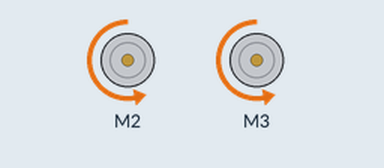
Recording of a sketch running on a simulated Arduino Uno, built with avr-gcc and run on an emulated ATmega328P. Shown: 2 × DC motor (green arrow = forward, orange = backward, longer = faster). What the sketch prints to the serial monitor is not drawn.

Above: at 2.5 s.
At 5.5 s:
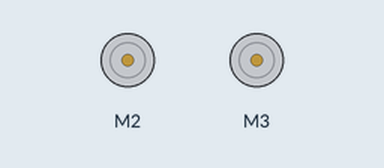
At 8.5 s:
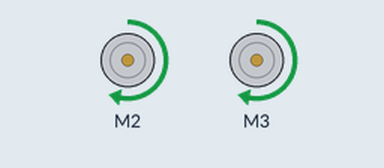
At 14.5 s:
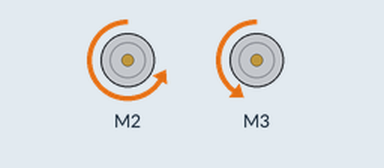
Timing chart, 0 to 23.4 s (numbered marks = the images above):
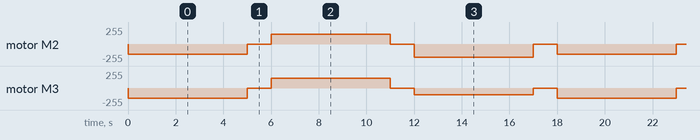

Measured:
- by itself, motor M2: repeats every 18.0 s: stopped 1.0 s, forward 150/255 5.0 s, stopped 1.0 s, backward 200/255 5.0 s, stopped 1.0 s, backward 150/255 5.0 s
- by itself, motor M3: repeats every 18.0 s: stopped 1.0 s, forward 150/255 5.0 s, stopped 1.0 s, backward 100/255 5.0 s, stopped 1.0 s, backward 150/255 5.0 s

The sketch:

test_motor_chassis.ino
```cpp
/*
Test for motors in chassis
*/

#include <Adafruit_MotorShield.h>

// Create the motor shield object with the default I2C address
Adafruit_MotorShield AFMS = Adafruit_MotorShield();
// Or, create it with a different I2C address (say for stacking)
// Adafruit_MotorShield AFMS = Adafruit_MotorShield(0x61);

// Select which 'port' M1, M2, M3 or M4. In this case, M1
Adafruit_DCMotor *Motor1 = AFMS.getMotor(2);
// You can also make another motor on port M2
Adafruit_DCMotor *Motor2 = AFMS.getMotor(3);

void setup() {
  Serial.begin(9600);           // set up Serial library at 9600 bps
  Serial.println("DC Motor test!");

  if (!AFMS.begin()) {         // create with the default frequency 1.6KHz
  // if (!AFMS.begin(1000)) {  // OR with a different frequency, say 1KHz
    Serial.println("Could not find Motor Shield. Check wiring.");
    while (1);
  }
  Serial.println("Motor Shield found.");

  // Set the speed to start, from 0 (off) to 255 (max speed)
  Motor1->setSpeed(150);
  Motor2->setSpeed(150);

  Motor1->run(BACKWARD);
  Motor2->run(BACKWARD);

  // turn on motor
  Motor1->run(RELEASE);
  Motor2->run(RELEASE);
}

void loop() {
  uint8_t i;

  Serial.print("Moving forward \n");

  Motor1->run(BACKWARD);
  Motor2->run(BACKWARD);

  Motor1->setSpeed(150);
  Motor2->setSpeed(150);

  delay(5000);

  Serial.print("Stopping");
  Motor1->run(RELEASE);
  Motor2->run(RELEASE);
  delay(1000);

  Serial.print("Moving backward \n");

  Motor1->run(FORWARD);
  Motor2->run(FORWARD);

  Motor1->setSpeed(150);
  Motor2->setSpeed(150);
  delay(5000);

  Serial.print("Stopping");
  Motor1->run(RELEASE);
  Motor2->run(RELEASE);
  delay(1000);

  Serial.print("Turning \n");

  Motor1->run(BACKWARD);
  Motor2->run(BACKWARD);

  Motor1->setSpeed(200);
  Motor2->setSpeed(100);
  delay(5000);

  Serial.print("Stopping");
  Motor1->run(RELEASE);
  Motor2->run(RELEASE);
  delay(1000);
}
```
